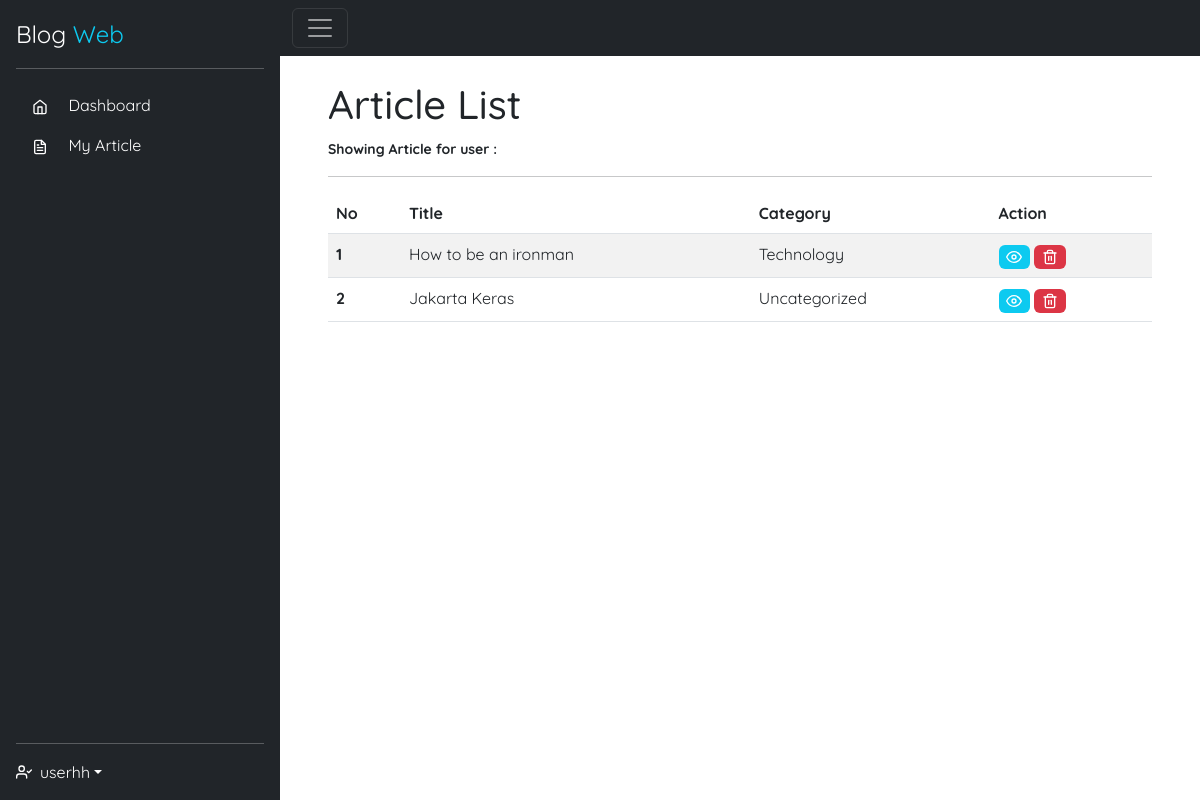
The page /dashboard/users/viewArticle.php?u_id=4 (signed in) on the database its author committed.
### tables this page shows
CREATE TABLE `article` (
  `article_id` int(11) NOT NULL,
  `title` varchar(255) NOT NULL,
  `img` varchar(255) DEFAULT NULL,
  `category_id` int(11) DEFAULT NULL,
  `user_id` int(11) DEFAULT NULL,
  `content` text DEFAULT NULL,
  `timestamp` timestamp NOT NULL DEFAULT current_timestamp() ON UPDATE current_timestamp()
);

CREATE TABLE `category` (
  `id` int(11) NOT NULL,
  `name` varchar(255) DEFAULT NULL
);

### dashboard/users/viewArticle.php (the view, shortened to what this page needs)
<?php
include '../templates/header.php';
$u_id = $_GET['u_id'];
$username = $_GET['username'];
$query = "SELECT article_id, a.title, c.name AS category FROM article a
        JOIN category c ON(a.category_id = c.id) WHERE user_id =$u_id";
$articles = mysqli_query($connect, $query);
?>
<h1>Article List</h1>
<strong>
    <small>Showing Article for user : <?php echo "$username" ?></small>
</strong>
<hr>
<table class="table table-striped mb-5">
    <thead>
        <tr>
            <th scope="col">No</th>
            <th scope="col">Title</th>
            <th scope="col">Category</th>
            <th scope="col">Action</th>
        </tr>
    </thead>
    <tbody>
        <?php if (mysqli_num_rows($articles) > 0) {
            $i = 1;
            foreach ($articles as $article) {
        ?>
                <tr>
                    <th scope="row"><?= $i ?></th>
                    <td><?= $article['title'] ?></td>
                    <td><?= $article['category'] ?></td>
                    <td>
                        <a href="../article/view.php?a_id=<?= $article['article_id'] ?>&userpost=<?= $username ?>" class="badge bg-info">
                            <i data-feather="eye"></i>
                        </a>
                        <a href="../process/deleteArticle.php?a_id=<?= $article['article_id'] ?>&true=<?= 1 ?>" class="badge bg-danger">
                            <i data-feather="trash-2"></i>
                        </a>
                    </td>
                </tr>
        <?php
                $i++;
            }
        }
        ?>
    </tbody>
</table>
</article>
</main>
</div>
<?php include '../templates/footer.php'; ?>

### css/style.css (style rules this page uses)
* { font-family: 'Quicksand', sans-serif; }
.feather { width: 16px; height: 16px; }

### rows shown on the page
article: title "How to be an ironman", category.name "Technology"
article: title "Jakarta Keras", category.name "Uncategorized"

### other values the page prints
$username "userhh"
